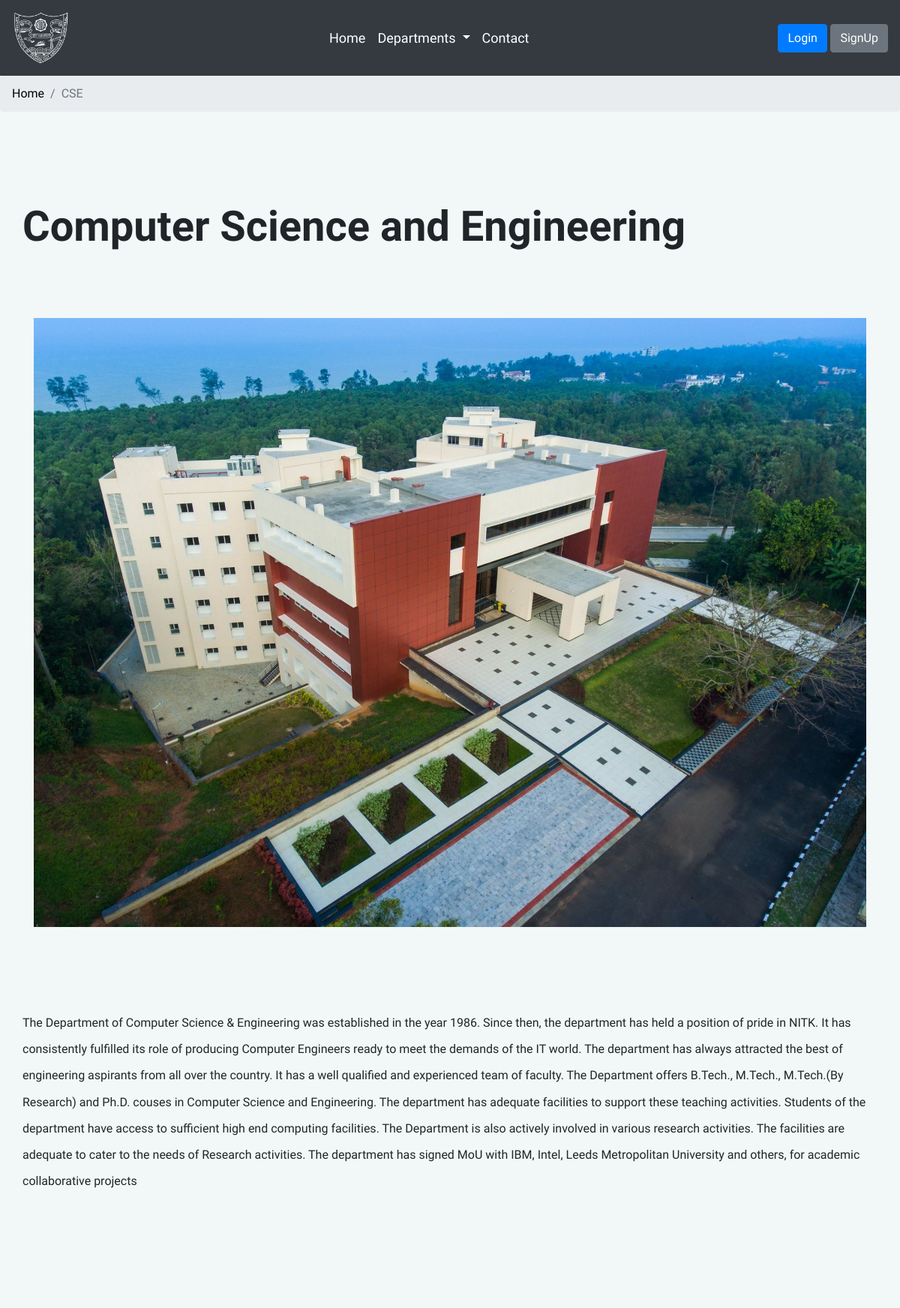
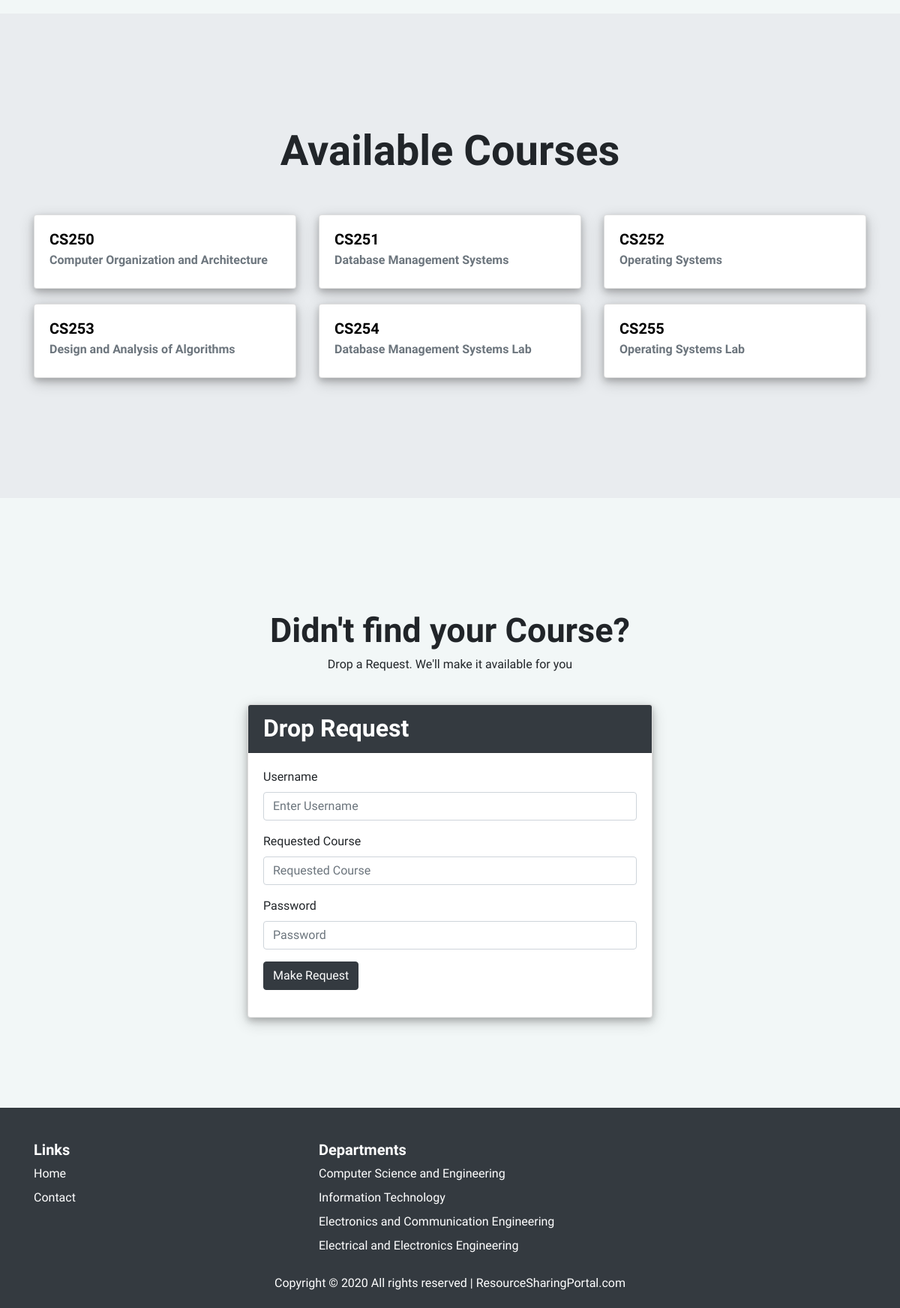
The page /Dept/CSE on the database its author committed (2 pictures, top to bottom).
### app/models.py (models this page shows, shortened)
class Department(models.Model):
    DCode = models.IntegerField(primary_key=True)
    DName = models.CharField(max_length=20)
    Ddes = models.CharField(max_length=100)
    Dinfo = models.CharField(max_length=3000)
    ImgLink = models.ImageField(upload_to="departments", default="")

class Course(models.Model):
    CCode = models.CharField(primary_key=True, max_length=20)
    CName = models.CharField(max_length=200)
    CDes = models.CharField(max_length=3000)
    DCode = models.ForeignKey(Department, on_delete=models.CASCADE)

### app/views.py (the view)
# urls.py: path('Dept/<str:DName>', views.dept),
def dept(request, DName):
    departments = Department.objects.all()
    params = {'departments': departments}
    department = Department.objects.filter(DName=DName)[0]
    courses = Course.objects.filter(DCode=department.DCode)
    crs = False
    if(courses):
        crs = True
    else:
        crs = False
    return render(request, 'app/department.html', {'department': department, 'courses': courses, 'departments': departments, 'crs': crs})

### app/templates/app/department.html (shortened to what this page needs)
{% extends "layout.html" %} {% block body %}
<nav aria-label="breadcrumb">
  <ol class="breadcrumb">
    <li class="breadcrumb-item"><a href="/">Home</a></li>
    <li class="breadcrumb-item active" aria-current="page">{{ department.DName }}</li>
  </ol>
</nav>
<div class="container" style="margin-top: 100px; margin-bottom: 100px;">
  <div class="row row-content">
    <h1 class="display-4 mb-5">{{ department.Ddes }}</h1>
  </div>
  <div class="row row-content">
    <div class="col-12">
      <img src="/media/{{department.ImgLink }}" alt="" class="course-preview" />
    </div>
  </div>
  <div class="row row-content">
    <p style="margin-top: 70px; margin-bottom: 50px;">
      {{department.Dinfo}}
    </p>
  </div>
</div>
<div style="background-color: #E9ECEF; padding-top: 30px; padding-bottom: 30px;">
  <div class="container" style="margin-top: 100px; margin-bottom: 100px;">
    <div class="row row-content">
      <div class="col-12" style="text-align: center;">
        {% if crs %}
        <h1 class="display-4">Available Courses</h1>
        {% endif %}
      </div>
    </div>
    <div class="row row-content">
      {% if crs %}
      {% for course in courses %}
      <div class="col-12 col-md-4">
        <div class="card card-dept">
          <a href="/course/{{ course.CCode }}">
            <div class="card-body">
              <h5 class="card-title">{{ course.CCode }}</h5>
              <h6 class="card-subtitle mb-2 text-muted">{{ course.CName }}</h6>
            </div>
          </a>
        </div>
      </div>
      {% endfor %}
      {% endif %}
    </div>
  </div>
</div>
<div class="container" style="margin-top: 150px; margin-bottom: 100px;">
  <div class=" row row-section1">
    <div class="col">
      <h1 style="font-size: 45px;">Didn't find your Course?</h1>
    </div>
  </div>
  <div class="row row-section1">
    <div class="col">
      <p>Drop a Request. We'll make it available for you</p>
    </div>
  </div>
  <div class="row row-content justify-content-center">
    <div class="col-md-6">
      <div class="card card-form">
        <div class="card-header bg-dark text-white">
          <h2>Drop Request</h2>
        </div>
        <div class="card-body">
          <form action="/deprequest" method="post" enctype="multipart/form-data">
            <div class="form-group">
              <label for="Usename">Username</label>
              <input type="text" class="form-control" id="Username" name="username" placeholder="Enter Username"
                required />
            </div>
            <div class="form-group">
              <label for="reqdes">Requested Course</label>
              <input class="form-control" type="text" id="reqdes" placeholder="Requested Course" name="reqdes"
                required />
            </div>
            <div class="form-group">
              <label for="exampleInputPassword1">Password</label>
              <input type="password" class="form-control" id="exampleInputPassword1" name="password"
                placeholder="Password" required />
            </div>
            <div class="form-group">
              <button type="submit" class="btn btn-dark">Make Request</button>
            </div>
          </form>
        </div>
      </div>
    </div>
  </div>
</div>
{% endblock %}

### templates/layout.html (shortened to what this page needs)
<!DOCTYPE html>{% load static %}
<html lang="en">
<head>
	<link rel="stylesheet" href="https://stackpath.bootstrapcdn.com/bootstrap/4.3.1/css/bootstrap.min.css"
>
	<link rel="stylesheet" href="https://cdnjs.cloudflare.com/ajax/libs/font-awesome/4.7.0/css/font-awesome.min.css">
	<link rel="stylesheet" href="{% static 'css/style.css' %}" />
</head>
<body>
	<nav class="navbar navbar-expand-md navbar-dark bg-dark">
		<a class="navbar-brand" href="#"><img src="{% static 'img/logo.png' %}" height="75" width="75"></a>
		<div class="collapse navbar-collapse" id="navbarSupportedContent" style="font-size: 18px;">
			<ul class="navbar-nav mx-auto">
				<li class="nav-item active">
					<a class="nav-link" href="/">Home<span class="sr-only">(current)</span></a>
				</li>
				<li class="nav-item active dropdown">
					<a class="nav-link dropdown-toggle" href="#" id="navbarDropdown" role="button"
						data-toggle="dropdown" aria-haspopup="true" aria-expanded="false">
						Departments
					</a>
				</li>
				<li class="nav-item active">
					<a class="nav-link" href="/contact">Contact</a>
				</li>
			</ul>
			{% if not user.is_authenticated %}
			<div class="order-3">
				<a href="login" class="btn btn-primary" data-toggle="modal" data-target="#LoginModal">Login</a>
				<a href="signup" class="btn btn-secondary" data-toggle="modal" data-target="#SignupModal">SignUp</a>
			</div>
			{% endif %}
		</div>
	</nav>
	{% block body %} {% endblock %}
	<footer class="footer bg-dark" style="padding-top: 40px;">
		<div class="container text-white">
			<div class="row">
				<div class="col-12 col-md-4">
					<h5 class="py-1">Links</h5>
					<ul class="list-unstyled">
						<li class="py-1"><a class="a-dark-bg" href="/">Home</a></li>
						<li class="py-1"><a class="a-dark-bg" href="/contact">Contact</a></li>
					</ul>
				</div>
				<div class="col-12 col-md-4">
					<h5 class="py-1">Departments</h5>
					<ul class="list-unstyled">
						{% for department in departments %}
						<li class="py-1"><a class="a-dark-bg"
								href="/Dept/{{ department.DName }}">{{ department.Ddes }}</a></li>
						{% endfor %}
					</ul>
				</div>
			</div>
			<div class="row">
				<div class="col-12">
					<div class="copyright" style="text-align: center;">
						<p>
							Copyright &copy;
							<script>document.write(new Date().getFullYear());</script> All rights reserved |
							ResourceSharingPortal.com
						</p>
					</div>
				</div>
			</div>
		</div>
	</footer>
</html>

### static/css/style.css (style rules this page uses)
html, body { height: 100%; background-color: #f2f7f7; font-family: "Raleway", sans-serif; -webkit-font-smoothing: antialiased; font-smoothing: antialiased; }
h1, h2, h3, h4, h5, h6 { margin: 0; font-weight: 600; }
p { line-height: 2.2; font-weight: 500; }
.display-4 { font-weight: 600; }
.a-dark-bg { color: white; }
a { color: black; }
img { max-width: 100%; }
.row-section1 { text-align: center; }
.card-dept { margin-top: 10px; margin-bottom: 10px; box-shadow: 0 4px 8px 0 rgba(0, 0, 0, 0.2), 0 6px 20px 0 rgba(0, 0, 0, 0.19); -webkit-transition: all 0.4s; -o-transition: all 0.4s; transition: all 0.4s; }
.row-content { padding-top: 20px; padding-bottom: 20px; }
.card-form { box-shadow: 0 4px 8px 0 rgba(0, 0, 0, 0.2), 0 6px 20px 0 rgba(0, 0, 0, 0.19); }
html { font-size: 1rem; }

### rows shown on the page
Department: DName "CSE", Ddes "Computer Science and Engineering", ImgLink (picture), Dinfo "The Department of Computer Science & Engineering was established in the year 1986. Since then, the department has held a position of pride in NITK. It has consistently fulfilled its role of producing Computer Engineers ready to meet the demands of the IT world. The department has always attracted the best of engineering aspirants from all over the country. It has a well qualified and experienced team of faculty. The Department offers B.Tech., M.Tech., M.Tech.(By Research) and Ph.D. couses in Computer Science and Engineering. The department has adequate facilities to support these teaching activities. Students of the department have access to sufficient high end computing facilities. The…"
Course: CCode "CS250", CName "Computer Organization and Architecture"
Course: CCode "CS251", CName "Database Management Systems"
Course: CCode "CS252", CName "Operating Systems"
Course: CCode "CS253", CName "Design and Analysis of Algorithms"
Course: CCode "CS254", CName "Database Management Systems Lab"
Course: CCode "CS255", CName "Operating Systems Lab"
Department: Ddes "Information Technology"
Department: Ddes "Electronics and Communication Engineering"
Department: Ddes "Electrical and Electronics Engineering"
